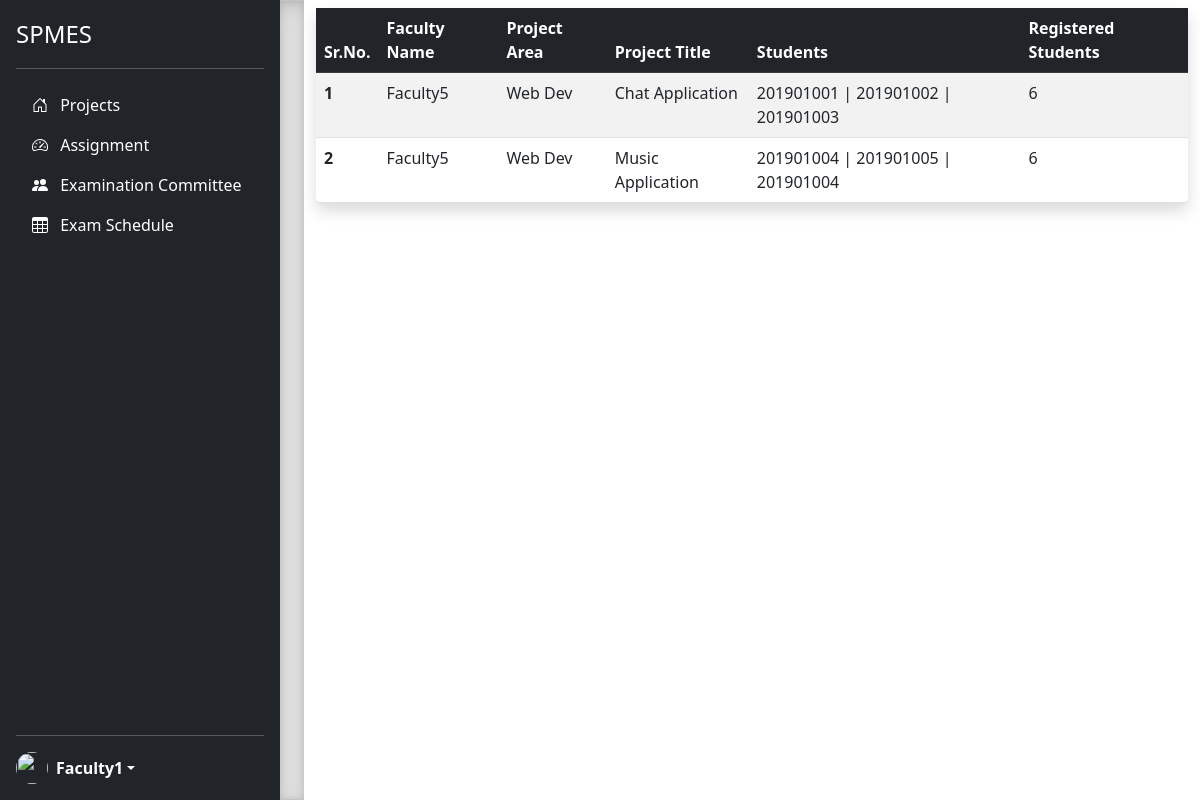
The app's page /home/1/ (signed in) with its own data.
### accounts/models.py (models this page shows, shortened)
class user(AbstractUser):
    is_student = models.BooleanField(default=False)
    is_faculty = models.BooleanField(default=False)
    is_admin = models.BooleanField(default=False)

class faculty(models.Model):
    user = models.OneToOneField(user,on_delete=models.CASCADE,primary_key=True)
    name = models.CharField(max_length=100)
    is_exminer = models.BooleanField(default=False)
    is_program_cordinator = models.BooleanField(default=False)
    def __str__(self):
        return self.name

class grp(models.Model):
    sub_project_id = models.ForeignKey(sub_project,on_delete=models.CASCADE)
    student_id = models.CharField(max_length=100)
    group_title = models.CharField(max_length=250)

class sub_project(models.Model):
    parent_project = models.ForeignKey(project,on_delete=models.CASCADE)
    related_faculty = models.ForeignKey(faculty,on_delete=models.CASCADE)
    registred_student = models.ManyToManyField(student,related_name='registred_project',blank=True)
    sub_project_area = models.CharField(max_length=200)
    sub_project_topic = models.CharField(max_length=200)
    sub_project_pdf = models.FileField(upload_to='sub_project/',blank=True)
    max_cap = models.IntegerField()

### accounts/pgc/pgc_view.py (the view)
# urls.py: path("home/<int:p_id>/", pgc_view.project_details, name="project_name"),
def project_details(request, p_id):
    proj = project.objects.get(id = p_id)
    sub_proj = sub_project.objects.filter(parent_project = proj)
    lists = []
    for sub_obj in sub_proj:
        lists += list(sub_obj.grp_set.all())
    context = {'group_list' : lists, 'p_id' : p_id}
    return render(request, "pgc/project_details.html", context)

### templates/pgc/project_details.html
{% extends 'pgc.html' %}
{% block body %}
<table class="table table-striped shadow rounded my-2">
  <thead class = "table-dark">
      <tr>
        <th scope="col">Sr.No.</th>
        <th scope="col">Faculty Name</th>
        <th scope="col">Project Area</th>
        <th scope="col">Project Title</th>
        <th scope="col">Students</th>
        <th scope="col">Registered Students</th>
      </tr>
    </thead>
    <tbody>
        {% for group in group_list %}
      <tr>
        <th scope="row">{{forloop.counter}}</th>
        <td> {{group.sub_project_id.related_faculty}} </td>
        <td> {{group.sub_project_id.sub_project_area}} </td>
        <td> {{group.group_title}}</td>
        <td> {{group.student_id}} </td>
        <td> {{group.sub_project_id.registred_student.count}} </td>
      </tr>
      {% endfor %}
    </tbody>
  </table>
{% endblock body %}

### templates/pgc.html (shortened to what this page needs)
<!DOCTYPE html>
<html lang="en">
<head>
    <link href="https://getbootstrap.com/docs/5.2/dist/css/bootstrap.min.css" rel="stylesheet"
>
</head>
<body>
    <main class="d-flex flex-nowrap">
        <div class="d-flex flex-column flex-shrink-0 p-3 text-white bg-dark" style="width: 280px;">
            <a href="{% url 'project' %}" class="d-flex align-items-center mb-3 mb-md-0 me-md-auto text-white text-decoration-none">
                <span class="fs-4">SPMES</span>
            </a>
            <hr>
            <ul class="nav nav-pills flex-column mb-auto">
               <li class="nav-item">
                    <a href="{% url 'project_name' p_id %}" class="nav-link text-white" aria-current="page">
                        <svg class="bi pe-none me-2" width="16" height="16">
                            <use xlink:href="#home" />
                        </svg>
                        Projects
                    </a>
                </li>
                <li  class=nav-item>
                    <a href="{% url 'assignments' p_id%}" class="nav-link text-white">
                        <svg class="bi pe-none me-2" width="16" height="16">
                            <use xlink:href="#speedometer2" />
                        </svg>
                        Assignment
                    </a>
                </li>
                <li  class=nav-item>
                    <a href="{% url 'committee' p_id%}" class="nav-link text-white">
                        <svg class="bi pe-none me-2" width="16" height="16">
                            <use xlink:href="#users-fill" />
                        </svg>
                        Examination Committee
                    </a>
                </li>
                <li class=nav-item>
                    <a href="{% url 'add_schedule' p_id %}" class="nav-link text-white">
                        <svg class="bi pe-none me-2" width="16" height="16">
                            <use xlink:href="#table" />
                        </svg>
                        Exam Schedule
                    </a>
                </li>
            </ul>
            <hr>
            <div class="dropdown">
                <a href="#" class="d-flex align-items-center text-white text-decoration-none dropdown-toggle"
                    id="dropdownUser1" data-bs-toggle="dropdown" aria-expanded="false">
                    <img src="https://github.com/mdo.png" alt="" width="32" height="32" class="rounded-circle me-2">
                    <strong>{% if user.is_authenticated %}{{user.faculty.name}}{% endif %}</strong>
                </a>
            </div>
        </div>
        <div class="b-example-divider b-example-vr"></div>
        <div class="container d-flex flex-column">
            {% block body %}{% endblock body %}
        </div>
    </main>
</body>
</html>

### records on screen
user: faculty.name "Faculty1"
grp: sub_project_id.related_faculty "Faculty5", sub_project_id.sub_project_area "Web Dev", group_title "Chat Application", student_id "201901001 | 201901002 | 201901003", sub_project_id.registred_student.count "6"
grp: sub_project_id.related_faculty "Faculty5", sub_project_id.sub_project_area "Web Dev", group_title "Music Application", student_id "201901004 | 201901005 | 201901004", sub_project_id.registred_student.count "6"
